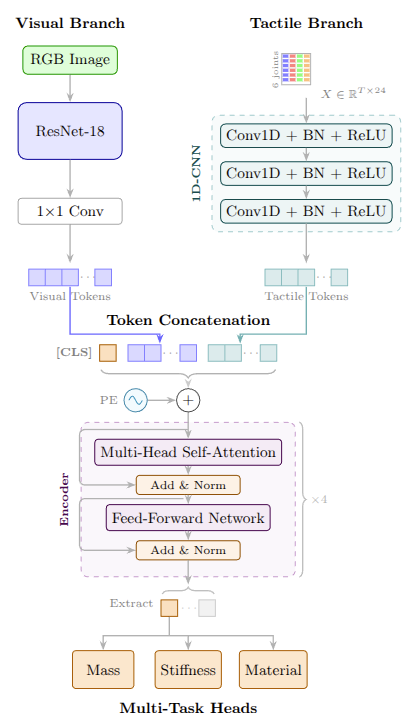
#> input picture assets/fusionModel.png, 412 x 728 px, given in place of the camera
$ python camera_warmup_tester.py   (older library calls are emulated)
#> lines starting #> are read from the running program, lines starting #| are printed output that depends on the picture
#!/usr/bin/env python3
"""
Simple utility to estimate how many frames should be discarded after a camera starts.

The script repeatedly opens the target camera, discards N frames, and evaluates the next
few frames with basic image-quality metrics (sharpness/contrast/brightness). Results are
printed in a table so you can pick the warm-up length that yields the best focus score.
"""

from __future__ import annotations

import argparse
import time
from dataclasses import dataclass
from pathlib import Path
from typing import Iterable, List, Optional, Sequence

import cv2
import numpy as np


@dataclass
class TrialResult:
    drop_frames: int
    samples: int
    laplacian: float
    contrast: float
    brightness: float
    snapshot: Optional[Path]


def _open_camera(idx: int) -> Optional[cv2.VideoCapture]:
    cap = cv2.VideoCapture(idx, cv2.CAP_V4L2)
    if cap.isOpened():
        return cap
    cap.release()
    cap = cv2.VideoCapture(idx)
    if cap.isOpened():
        return cap
    cap.release()
    return None


def _list_available_cameras(max_index: int) -> List[int]:
#> called with max_index = 5
    available: List[int] = []
    for idx in range(max_index + 1):
        cap = _open_camera(idx)
        if cap is None:
            continue
        ret, _ = cap.read()
        if ret:
            available.append(idx)
        cap.release()
    return available


def _ensure_drop_values(max_drop: int, step: int, manual: Sequence[int] | None) -> List[int]:
    if manual:
        values = sorted({v for v in manual if v >= 0})
        if values:
            return values
    return sorted(set(max(0, x) for x in range(0, max_drop + 1, max(1, step))))


def _quality_metrics(frame: np.ndarray) -> dict[str, float]:
    gray = cv2.cvtColor(frame, cv2.COLOR_BGR2GRAY)
    lap_var = float(cv2.Laplacian(gray, cv2.CV_64F).var())
    contrast = float(gray.std())
    brightness = float(gray.mean())
    return {"laplacian": lap_var, "contrast": contrast, "brightness": brightness}


def _run_trial(
    camera_id: int,
    drop_frames: int,
    sample_frames: int,
    width: int,
    height: int,
    open_delay: float,
    frame_delay: float,
    snapshot_dir: Optional[Path],
) -> Optional[TrialResult]:
#> called with camera_id = 0, drop_frames = 0, sample_frames = 5, width = 640, height = 480, open_delay = 0.2, frame_delay = 0
    cap = _open_camera(camera_id)
    if cap is None or not cap.isOpened():
        if cap is not None:
            cap.release()
        raise RuntimeError(f"无法打开摄像头 {camera_id}")
    cap.set(cv2.CAP_PROP_FRAME_WIDTH, width)
    cap.set(cv2.CAP_PROP_FRAME_HEIGHT, height)
    if open_delay > 0:
        time.sleep(open_delay)

    for _ in range(max(0, drop_frames)):
        ret, _ = cap.read()
        if not ret:
            cap.release()
            return None
        if frame_delay > 0:
            time.sleep(frame_delay)

    metrics_list = []
    last_frame: Optional[np.ndarray] = None
    for _ in range(max(1, sample_frames)):
        ret, frame = cap.read()
        if not ret:
            break
        metrics_list.append(_quality_metrics(frame))
        last_frame = frame.copy()
        if frame_delay > 0:
            time.sleep(frame_delay)
#> this loop made 5 passes
#> pass 1, in _quality_metrics, `gray = cv2.cvtColor(frame, cv2.COLOR_BGR2GRAY)`:
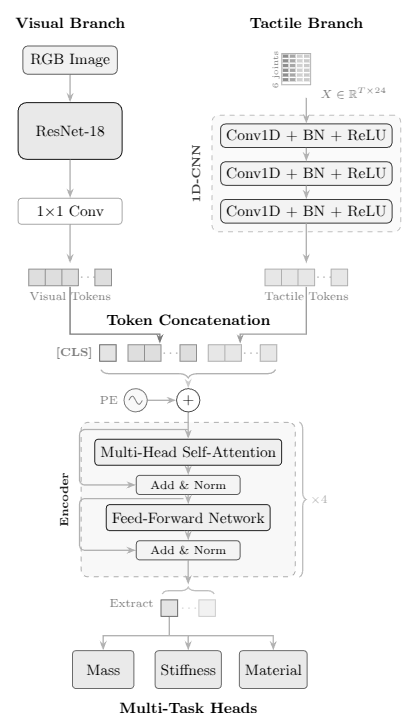
#> gray: shape (728, 412); min 0, max 255, mean 244.2
#> frame is the input picture: shape (728, 412, 3); mean B, G, R 244.4, 244, 244.5

    cap.release()
    if not metrics_list:
        return None

    laplacian = float(np.mean([m["laplacian"] for m in metrics_list]))
    contrast = float(np.mean([m["contrast"] for m in metrics_list]))
    brightness = float(np.mean([m["brightness"] for m in metrics_list]))

    snapshot_path: Optional[Path] = None
    if snapshot_dir and last_frame is not None:
        snapshot_dir.mkdir(parents=True, exist_ok=True)
        snapshot_path = snapshot_dir / f"drop_{drop_frames:03d}.jpg"
        cv2.imwrite(str(snapshot_path), last_frame)

    return TrialResult(drop_frames, len(metrics_list), laplacian, contrast, brightness, snapshot_path)


def _print_table(results: Iterable[TrialResult]) -> None:
    header = f"{'Drop':>6} | {'LapVar':>12} | {'Contrast':>9} | {'Brightness':>11} | {'Samples':>7} | Snapshot"
    print("\n测量结果（LapVar 越大越锐利，Contrast 越大越清晰）：")
    print(header)
    print("-" * len(header))
    for r in results:
        snap = r.snapshot.name if r.snapshot else "-"
        print(
            f"{r.drop_frames:6d} | {r.laplacian:12.1f} | {r.contrast:9.1f} | "
            f"{r.brightness:11.1f} | {r.samples:7d} | {snap}"
        )


def parse_drop_list(text: str) -> List[int]:
    values: List[int] = []
    for chunk in text.split(","):
        chunk = chunk.strip()
        if not chunk:
            continue
        try:
            values.append(int(chunk))
        except ValueError as exc:
            raise argparse.ArgumentTypeError(f"无法解析 '{chunk}' 为整数") from exc
    return values


def main() -> None:
    parser = argparse.ArgumentParser(
        description="测试摄像头启动后需要丢弃多少帧才能达到最佳画质，LapVar 越大越锐利。"
    )
    parser.add_argument("--cam-index", type=int, default=None, help="指定摄像头索引（默认自动寻找可用摄像头）")
    parser.add_argument("--max-index", type=int, default=5, help="自动搜索摄像头时的最大索引（包含）")
    parser.add_argument("--width", type=int, default=640, help="采集宽度")
    parser.add_argument("--height", type=int, default=480, help="采集高度")
    parser.add_argument("--max-drop", type=int, default=60, help="最大丢帧数量（仅在未指定 --drop-list 时生效）")
    parser.add_argument("--step", type=int, default=5, help="扫描丢帧数量时的步长")
    parser.add_argument(
        "--drop-list",
        type=parse_drop_list,
        default=None,
        help="逗号分隔的丢帧数量列表（如 0,5,10,20），若提供则覆盖 --max-drop/--step",
    )
    parser.add_argument("--samples", type=int, default=5, help="每个丢帧配置下评估的帧数")
    parser.add_argument("--open-delay", type=float, default=0.2, help="摄像头打开后等待的秒数")
    parser.add_argument("--frame-delay", type=float, default=0.0, help="每次读取帧之间的等待秒数")
    parser.add_argument("--snapshot-dir", type=Path, default=None, help="若提供则保存每个配置下的示例帧")
    args = parser.parse_args()

    drop_values = _ensure_drop_values(args.max_drop, args.step, args.drop_list)
    if not drop_values:
        raise SystemExit("未提供合法的丢帧数量。")

    cam_id = args.cam_index
    if cam_id is None:
        cams = _list_available_cameras(args.max_index)
        if not cams:
            raise SystemExit("无法自动找到可用的摄像头，请通过 --cam-index 指定。")
        cam_id = cams[0]
        print(f"自动选择摄像头 {cam_id}，可用列表：{cams}")
    else:
        print(f"使用指定摄像头 {cam_id}")

    results: List[TrialResult] = []
    for drop in drop_values:
        print(f"\n▶️  丢弃 {drop} 帧后开始采样 ...")
        try:
            trial = _run_trial(
                cam_id,
                drop,
                args.samples,
                args.width,
                args.height,
                args.open_delay,
                args.frame_delay,
                args.snapshot_dir,
            )
        except RuntimeError as exc:
            print(f"❌ {exc}")
            break
        if trial is None:
            print("⚠️ 未能读取到足够的帧，已跳过。")
            continue
        print(
            f"    LapVar={trial.laplacian:.1f}, Contrast={trial.contrast:.1f}, "
            f"Brightness={trial.brightness:.1f}（样本 {trial.samples}）"
        )
        results.append(trial)

    if not results:
        print("没有成功的测试结果，请检查摄像头连接。")
        return

    results.sort(key=lambda r: r.laplacian, reverse=True)
    _print_table(results)

    best = results[0]
    snapshot_msg = f"，示例帧 {best.snapshot}" if best.snapshot else ""
    print(
        f"\n✅ 推荐先丢弃 {best.drop_frames} 帧（LapVar={best.laplacian:.1f}, "
        f"Contrast={best.contrast:.1f}, Brightness={best.brightness:.1f}{snapshot_msg}）。"
    )


if __name__ == "__main__":
    main()
